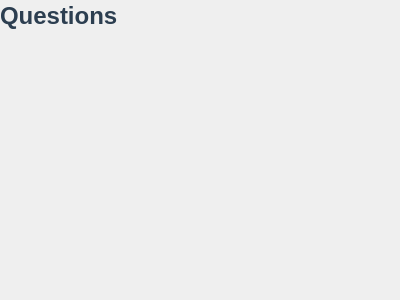
<?xml version="1.0" encoding="UTF-8"?>
<ui version="4.0">
 <class>QuestionsPage</class>
 <widget class="QWidget" name="QuestionsPage">
  <property name="geometry">
   <rect>
    <x>0</x>
    <y>0</y>
    <width>400</width>
    <height>300</height>
   </rect>
  </property>
  <property name="windowTitle">
   <string>Questions</string>
  </property>
  <widget class="QLabel" name="label">
   <property name="geometry">
    <rect>
     <x>0</x>
     <y>0</y>
     <width>121</width>
     <height>31</height>
    </rect>
   </property>
   <property name="styleSheet">
    <string notr="true">  color: #2C3E50;
    font-family: 'Segoe UI', Arial, sans-serif;
    font-size: 24px;
    font-weight: bold;</string>
   </property>
   <property name="text">
    <string>Questions</string>
   </property>
  </widget>
 </widget>
 <resources/>
 <connections/>
</ui>
